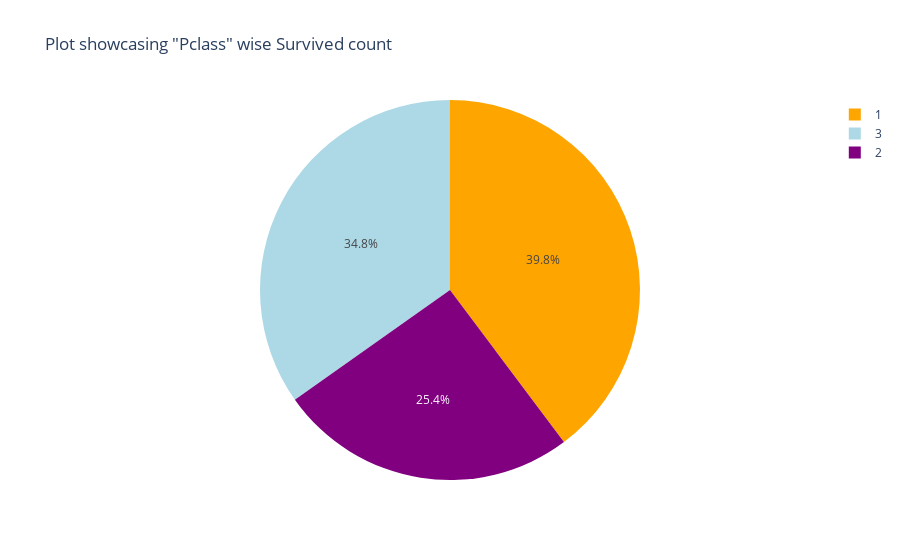

Notebook source saved alongside this figure:
### Code cell
#Survived count according to "Pclass"
fig = px.pie(train_df, values='Survived', names='Pclass',title='Plot showcasing "Pclass" wise Survived count',color_discrete_sequence=["orange", "lightblue", "purple"])
fig.show()

### Figure 1 — Plotly figure (JSON) as saved in the notebook; plotly's stock layout.template omitted (floating-point values rounded to 4 significant figures; data arrays with more than 128 entries replaced by an {"elided": "..."} marker saying what was removed)
{"data": [{"domain": {"x": [0, 1], "y": [0, 1]}, "hovertemplate": "Pclass=%{label}<br>Survived=%{value}<extra></extra>", "labels": {"elided": "891 int values"}, "legendgroup": "", "name": "", "showlegend": true, "type": "pie", "values": {"elided": "891 int values"}}], "layout": {"autosize": true, "legend": {"tracegroupgap": 0}, "piecolorway": ["orange", "lightblue", "purple"], "title": {"text": "Plot showcasing \"Pclass\" wise Survived count"}}}
